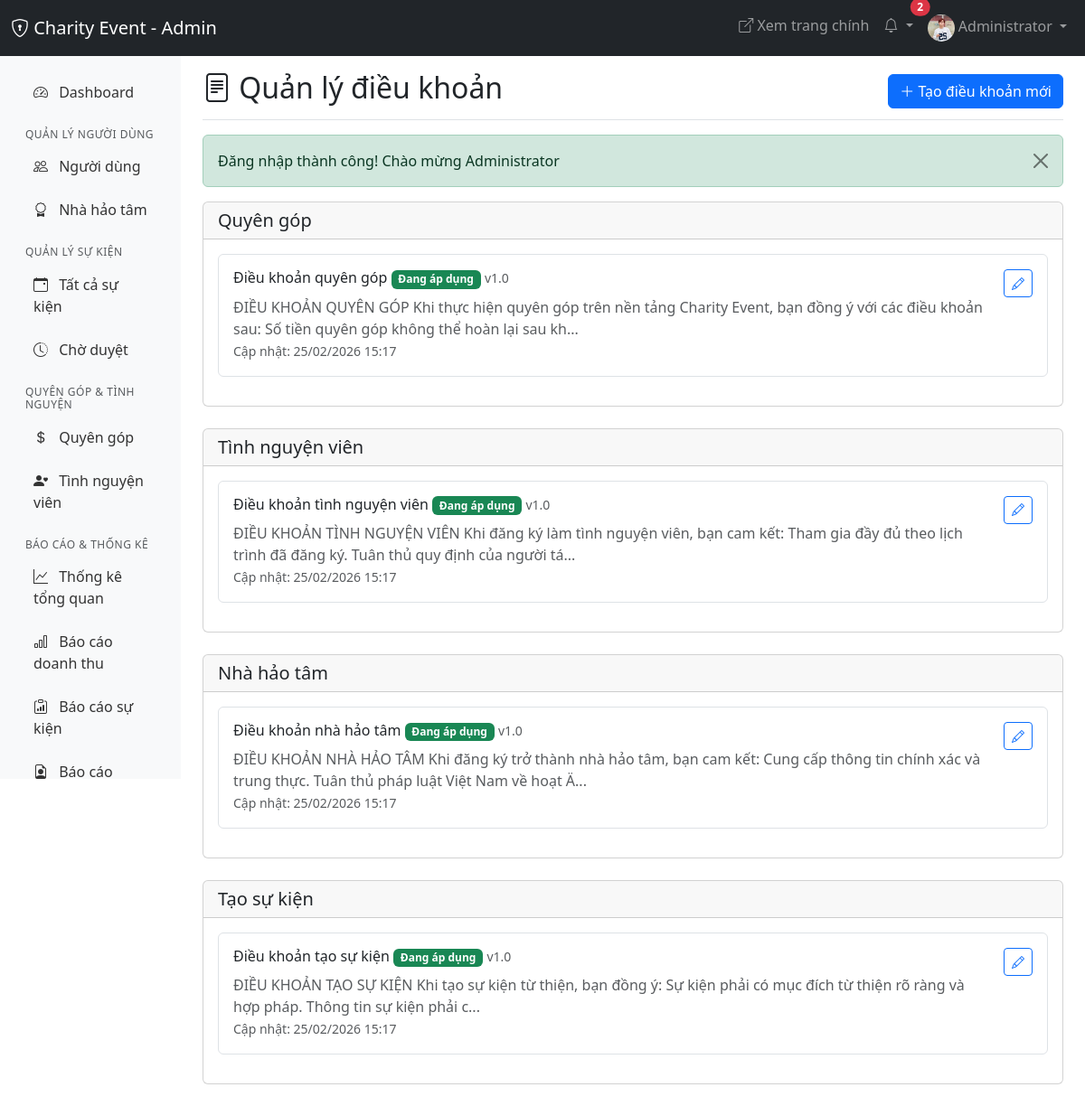
Screenshot of /admin/settings/terms.php (signed in) with the database file from the repository.
### tables this page shows
CREATE TABLE `terms_conditions` (
  `id` int(11) NOT NULL,
  `type` enum('donation','volunteer','benefactor','event_creation') NOT NULL,
  `title` varchar(255) NOT NULL,
  `content` longtext NOT NULL,
  `version` varchar(20) NOT NULL,
  `is_active` tinyint(1) DEFAULT 1,
  `created_at` timestamp NOT NULL DEFAULT current_timestamp(),
  `updated_at` timestamp NOT NULL DEFAULT current_timestamp() ON UPDATE current_timestamp()
);

### config/db.php (called while the page is built, shortened)
<?php
function formatDate($date, $format = 'd/m/Y') {
    return date($format, strtotime($date));
}
function getFlashMessage() {
    if (isset($_SESSION['flash_message'])) {
        $type = $_SESSION['flash_type'] ?? 'info';
        $message = $_SESSION['flash_message'];
        return ['type' => $type, 'message' => $message];
    }
    return null;
}
?>

### admin/settings/terms.php (the view, shortened to what this page needs)
<?php
require_once '../../config/db.php';
$pageTitle = 'Quản lý điều khoản';
$terms = $pdo->query("SELECT * FROM terms_conditions ORDER BY type, version DESC")->fetchAll();
$termsByType = [];
foreach ($terms as $term) {
    $termsByType[$term['type']][] = $term;
}
?>
<!DOCTYPE html>
<html lang="vi">
<head>
    <link href="https://cdn.jsdelivr.net/npm/bootstrap@5.3.0/dist/css/bootstrap.min.css" rel="stylesheet">
    <link rel="stylesheet" href="https://cdn.jsdelivr.net/npm/bootstrap-icons@1.11.0/font/bootstrap-icons.css">
</head>
<body>
    <?php include '../includes/admin_navbar.php'; ?>
    <div class="container-fluid">
        <div class="row">
            <?php include '../includes/admin_sidebar.php'; ?>
            <main class="col-md-9 ms-sm-auto col-lg-10 px-md-4">
                <div class="d-flex justify-content-between flex-wrap flex-md-nowrap align-items-center pt-3 pb-2 mb-3 border-bottom">
                    <h1 class="h2"><i class="bi bi-file-text"></i> <?= $pageTitle ?></h1>
                    <button class="btn btn-primary" data-bs-toggle="modal" data-bs-target="#createModal">
                        <i class="bi bi-plus-lg"></i> Tạo điều khoản mới
                    </button>
                </div>
                <?php
                $flash = getFlashMessage();
                if ($flash):
                ?>
                <div class="alert alert-<?= $flash['type'] ?> alert-dismissible fade show" role="alert">
                    <?= $flash['message'] ?>
                    <button type="button" class="btn-close" data-bs-dismiss="alert"></button>
                </div>
                <?php endif; ?>
                <?php
                $typeLabels = [
                    'donation' => 'Quyên góp',
                    'volunteer' => 'Tình nguyện viên',
                    'benefactor' => 'Nhà hảo tâm',
                    'event_creation' => 'Tạo sự kiện'
                ];
                ?>
                <?php foreach ($typeLabels as $type => $label): ?>
                <div class="card mb-4">
                    <div class="card-header">
                        <h5 class="mb-0"><?= $label ?></h5>
                    </div>
                    <div class="card-body">
                        <?php if (isset($termsByType[$type])): ?>
                            <?php foreach ($termsByType[$type] as $term): ?>
                            <div class="border rounded p-3 mb-3">
                                <div class="d-flex justify-content-between align-items-start">
                                    <div class="flex-grow-1">
                                        <h6>
                                            <?= htmlspecialchars($term['title']) ?>
                                            <?php if ($term['is_active']): ?>
                                            <span class="badge bg-success">Đang áp dụng</span>
                                            <?php endif; ?>
                                            <small class="text-muted">v<?= htmlspecialchars($term['version']) ?></small>
                                        </h6>
                                        <div class="text-muted" style="max-height: 100px; overflow: hidden;">
                                            <?= substr(strip_tags($term['content']), 0, 200) ?>...
                                        </div>
                                        <small class="text-muted">
                                            Cập nhật: <?= formatDate($term['updated_at'], 'd/m/Y H:i') ?>
                                        </small>
                                    </div>
                                    <div class="btn-group btn-group-sm ms-3">
                                        <button class="btn btn-outline-primary"
                                                data-bs-toggle="modal"
                                                data-bs-target="#editModal<?= $term['id'] ?>">
                                            <i class="bi bi-pencil"></i>
                                        </button>
                                    </div>
                                </div>
                            </div>
                            <?php endforeach; ?>
                        <?php else: ?>
                            <p class="text-muted">Chưa có điều khoản nào</p>
                        <?php endif; ?>
                    </div>
                </div>
                <?php endforeach; ?>
            </main>
        </div>
    </div>
</body>
</html>

### rows the page displays
terms_conditions: title "Điều khoản quyên góp", is_active "Đang áp dụng", version "1.0", content "ĐIỀU KHOẢN QUYÊN GÓP Khi thực hiện quyên góp trên nền tảng Charity Event, bạn đồng ý với các điều khoản sau: Số tiền quyên góp không thể hoàn lại sau kh", updated_at "25/02/2026 15:17"
terms_conditions: title "Điều khoản tình nguyện viên", is_active "Đang áp dụng", version "1.0", content "ĐIỀU KHOẢN TÌNH NGUYỆN VIÊN Khi đăng ký làm tình nguyện viên, bạn cam kết: Tham gia đầy đủ theo lịch trình đã đăng ký. Tuân thủ quy định của người tá", updated_at "25/02/2026 15:17"
terms_conditions: title "Điều khoản nhà hảo tâm", is_active "Đang áp dụng", version "1.0", content "ĐIỀU KHOẢN NHÀ HẢO TÂM Khi đăng ký trở thành nhà hảo tâm, bạn cam kết: Cung cấp thông tin chính xác và trung thực. Tuân thủ pháp luật Việt Nam về hoạt Ä", updated_at "25/02/2026 15:17"
terms_conditions: title "Điều khoản tạo sự kiện", is_active "Đang áp dụng", version "1.0", content "ĐIỀU KHOẢN TẠO SỰ KIỆN Khi tạo sự kiện từ thiện, bạn đồng ý: Sự kiện phải có mục đích từ thiện rõ ràng và hợp pháp. Thông tin sự kiện phải c", updated_at "25/02/2026 15:17"

### other values shown
SITE_NAME "Charity Event"
$unreadCount "2"
$_SESSION['fullname'] "Administrator"
$pageTitle "Quản lý điều khoản"
$flash['message'] "Đăng nhập thành công! Chào mừng Administrator"
$label "Quyên góp"
$label "Tình nguyện viên"
$label "Nhà hảo tâm"
$label "Tạo sự kiện"
